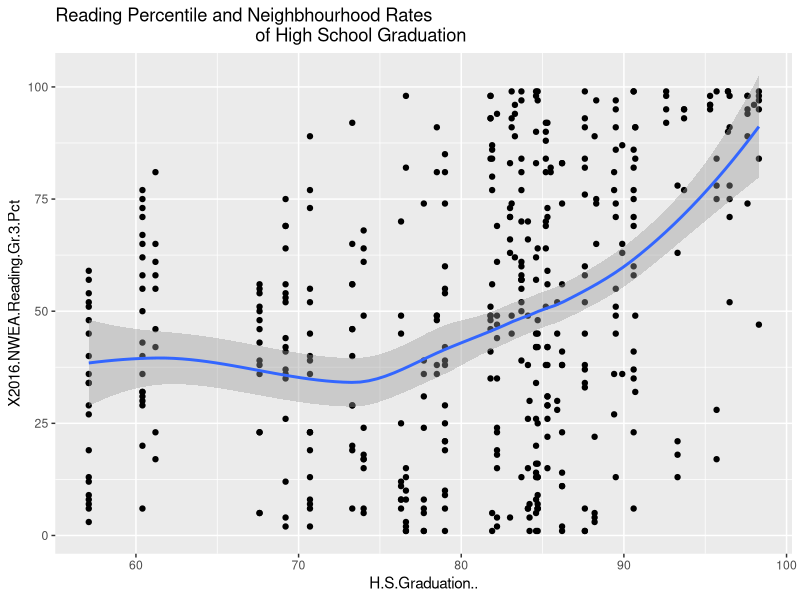
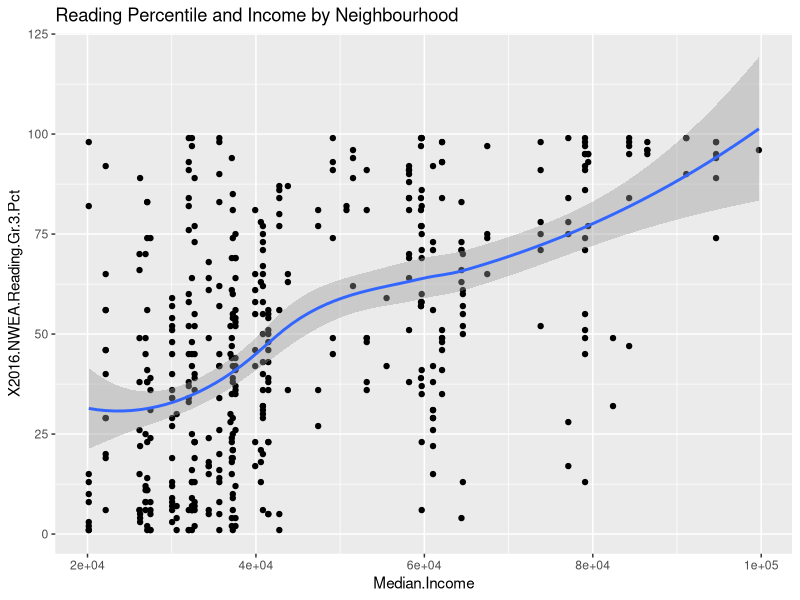
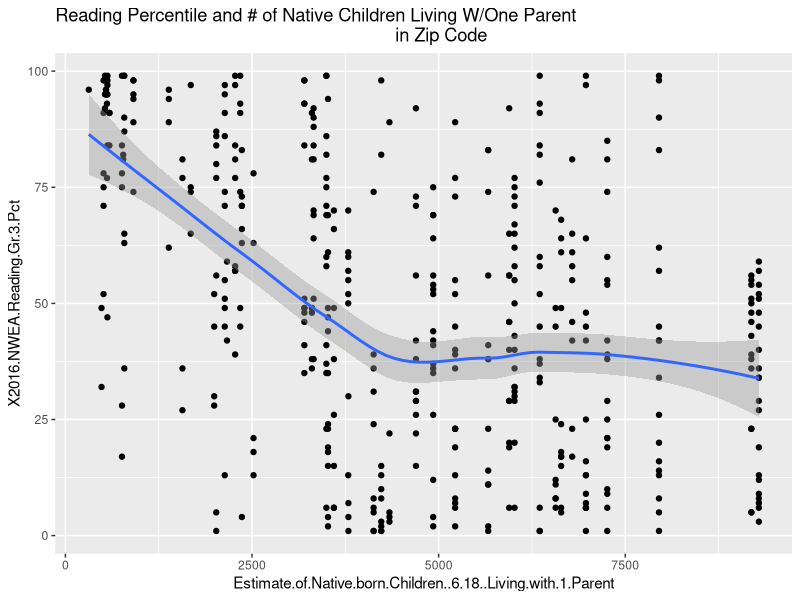
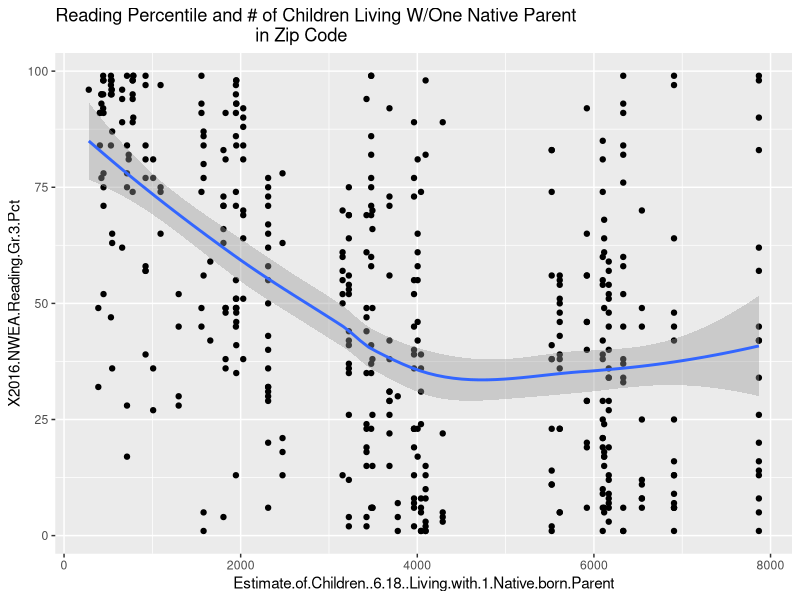
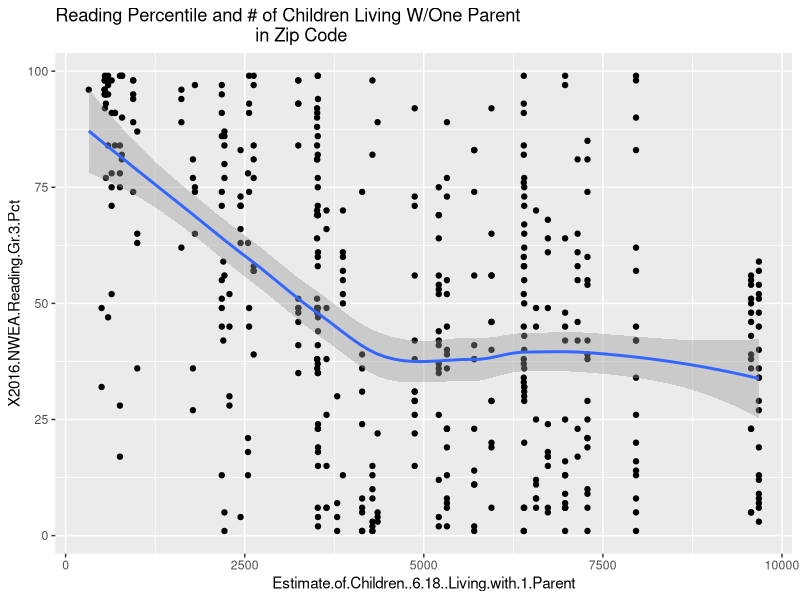
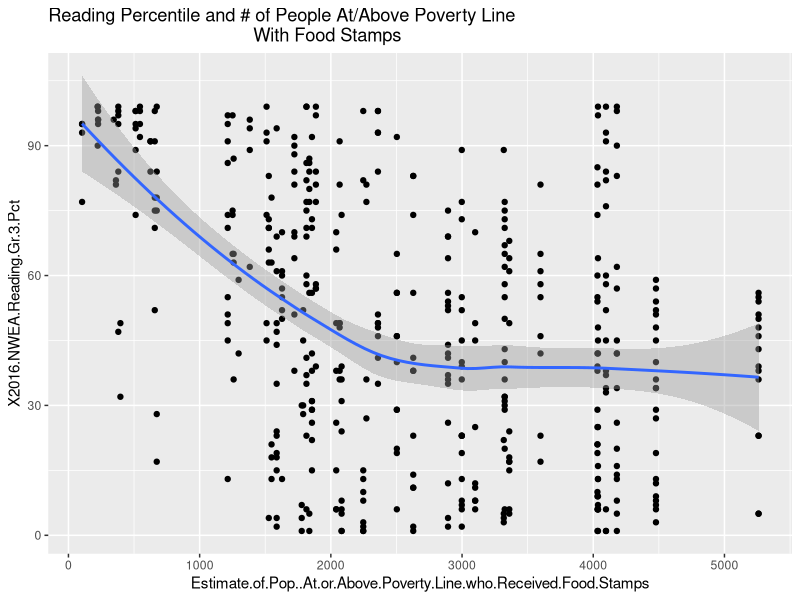
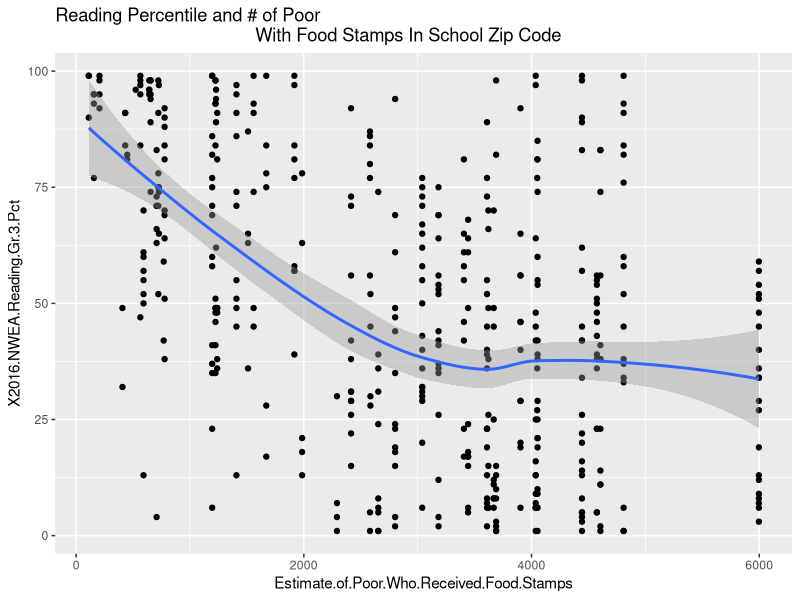
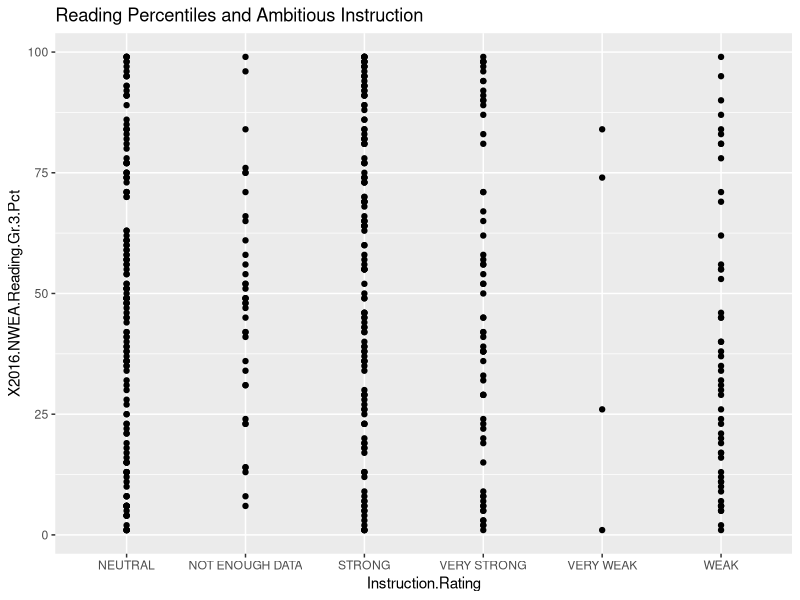

The R source for these figures, in order: (Note: this script raises an error after producing the figures.)
#some EDA on entire data set

#load the data and relevant libraries
schools14_16 <- read.csv("schools14_16.csv", na = c("", "NA"))
library(tidyverse)


#take a look at summary of the dataset to get means of high school graduation/median income/math and reading percentile means
summary(schools14_16)    

################################################################################################
#Plots and Analysis of 2016 Reading Percentiles (drawing on correlations done in data wrangling)

#plotting % of pop graduated from high school and reading percentiles
ggplot(schools14_16, aes(x = H.S.Graduation.., y = X2016.NWEA.Reading.Gr.3.Pct)) + 
  geom_point()+ geom_smooth() + ggtitle("Reading Percentile and Neighbhourhood Rates
                                        of High School Graduation")

#income and grade 3 reading
ggplot(schools14_16, aes(x = Median.Income, y = X2016.NWEA.Reading.Gr.3.Pct)) + 
  geom_point() +geom_smooth() + ggtitle("Reading Percentile and Income by Neighbourhood")

#Native children living with 1 parent and grade 3 reading
ggplot(schools14_16, aes(x = Estimate.of.Native.born.Children..6.18..Living.with.1.Parent,
                         y = X2016.NWEA.Reading.Gr.3.Pct)) + 
                        geom_point()+ geom_smooth() + ggtitle("Reading Percentile and # of Native Children Living W/One Parent 
                                                                    in Zip Code")

#Children living with 1 native parent and grade 3 reading
ggplot(schools14_16, aes(x = Estimate.of.Children..6.18..Living.with.1.Native.born.Parent,
                         y = X2016.NWEA.Reading.Gr.3.Pct)) + 
  geom_point()+ geom_smooth() + ggtitle("Reading Percentile and # of Children Living W/One Native Parent 
                                        in Zip Code")

#Children living with one parent and grade 3 reading
ggplot(schools14_16, aes(x = Estimate.of.Children..6.18..Living.with.1.Parent, 
                         y = X2016.NWEA.Reading.Gr.3.Pct)) + 
  geom_point()+ geom_smooth() + ggtitle("Reading Percentile and # of Children Living W/One Parent 
                                        in Zip Code")

#Those above/at poverty line who received food stamps and grade 3 reading
ggplot(schools14_16, aes(x = Estimate.of.Pop..At.or.Above.Poverty.Line.who.Received.Food.Stamps, 
                         y = X2016.NWEA.Reading.Gr.3.Pct)) + 
  geom_point()+ geom_smooth() + ggtitle("Reading Percentile and # of People At/Above Poverty Line
                                         With Food Stamps")

#poor who received food stamps and grade 3 reading
ggplot(schools14_16, aes(x = Estimate.of.Poor.Who.Received.Food.Stamps, y = X2016.NWEA.Reading.Gr.3.Pct)) + 
  geom_point() +geom_smooth() + ggtitle("Reading Percentile and # of Poor 
                                        With Food Stamps In School Zip Code")



#The 5Essentials and Grade 3 Reading(2016)
#ambitious instruction and grade 3 reading
ggplot(schools14_16, aes(x = Instruction.Rating, y = X2016.NWEA.Reading.Gr.3.Pct))+ geom_point() +
  ggtitle("Reading Percentiles and Ambitious Instruction")

#supportive environment and grade 3 reading
ggplot(schools14_16, aes(x = Environment.Rating, y = X2016.NWEA.Reading.Gr.3.Pct))+ geom_point() + 
  ggtitle("Reading Percentiles and Supportive Environment")

#collaborative teachers and grade 3 reading
ggplot(schools14_16, aes(x = Collaboration.Rating, y = X2016.NWEA.Reading.Gr.3.Pct)) + geom_point() +
  ggtitle("Reading Percentiles and Collaborative Teachers")

#involved families and grade 3 reading
ggplot(schools14_16, aes(x = Family.Rating, y = X2016.NWEA.Reading.Gr.3.Pct))+ geom_point() +
  ggtitle("Reading Percentiles and Involved Families")

#effective leaders and grade 3 reading
ggplot(schools14_16, aes(x = Leadership.Rating, y = X2016.NWEA.Reading.Gr.3.Pct))+ geom_point() + 
  ggtitle("Reading Percentiles and Effective Leaders")

#not a lot can be gleaned from the above graphs; visually weak/very weak Family Rating and
#Ambitious Instruction seem to have some (weak) correlation with ranking within lower reading percentiles



#Comparing percentiles from 2014/2015 for reading
#2014 reading and 2016 grade 3 reading
ggplot(schools14_16, aes(x = X2014.NWEA.Reading.Gr.3.Pct , y = X2016.NWEA.Reading.Gr.3.Pct))+ 
  geom_point() + geom_smooth() + ggtitle("2014 Reading Percentiles and 2016 Reading percentiles")

#2015 reading and 2016 grade 3 reading
ggplot(schools14_16, aes(x = X2015.NWEA.Reading.Gr.3.Pct, y = X2016.NWEA.Reading.Gr.3.Pct))+
  geom_point() + geom_smooth() + ggtitle("2015 Reading Percentile and 2016 Reading Percentiles")

#the above graphs seem to show the strongest correlation - the percentiles achieved in 2014/2015 reading 
#seem to highly correlate with the percentiles achieved in 2016



###############################################################################################
#Plots and Analysis of 2016 Math Percentiles (drawing on correlations done in data wrangling)

#education by area and math
ggplot(schools14_16, aes(x = H.S.Graduation.., y = X2016.NWEA.Math.Gr.3.Pct)) + 
  geom_point() + geom_smooth() + 
  ggtitle("High School Graduation Rates by Neighbourhood and Math Percentiles")

#income and grade 3 math
ggplot(schools14_16, aes(x = Median.Income, y = X2016.NWEA.Math.Gr.3.Pct )) + 
  geom_point() + geom_smooth() + ggtitle("Median Income and Math Percentiles")

#African-American population and grade 3 math
ggplot(schools14_16, aes(x = Black.Pop..Estimate, y = X2016.NWEA.Math.Gr.3.Pct )) + 
  geom_point() + geom_smooth() + ggtitle("African-American Population and Math Percentiles")

#Native children living with 1 parent and grade 3 math
ggplot(schools14_16, aes(x = Estimate.of.Native.born.Children..6.18..Living.with.1.Parent, 
                         y = X2016.NWEA.Math.Gr.3.Pct)) + 
  geom_point()+ geom_smooth() + ggtitle("Math Percentile and # of Native Children Living W/One Parent 
                                        in Zip Code")

#Children living with 1 native parent and grade 3 math
ggplot(schools14_16, aes(x = Estimate.of.Children..6.18..Living.with.1.Native.born.Parent, 
                         y = X2016.NWEA.Math.Gr.3.Pct)) + 
  geom_point()+ geom_smooth() + ggtitle("Math Percentile and # of Children Living W/One Native Parent 
                                        in Zip Code")

#Children living with one parent and grade 3 math
ggplot(schools14_16, aes(x = Estimate.of.Children..6.18..Living.with.1.Parent, 
                         y = X2016.NWEA.Math.Gr.3.Pct)) + 
  geom_point()+ geom_smooth() + ggtitle("Math Percentile and # of Children Living W/One Parent 
                                        in Zip Code")

#poor who received food stamps and grade 3 math
ggplot(schools14_16, aes(x = Estimate.of.Poor.Who.Received.Food.Stamps, y = X2016.NWEA.Math.Gr.3.Pct)) + 
  geom_point() +geom_smooth() + ggtitle("Math Percentile and # of Poor 
                                        With Food Stamps In School Zip Code")



#5Essentials and Grade 3 Math (2016)

#ambitious instruction and third grade math
ggplot(schools14_16, aes(x = Instruction.Rating, y = X2016.NWEA.Math.Gr.3.Pct)) + 
  geom_point() + ggtitle("Math Percentile and Ambitious Instruction")

#supportive environment and third grade math
ggplot(schools14_16, aes(x = Environment.Rating, y = X2016.NWEA.Math.Gr.3.Pct)) + 
  geom_point() +ggtitle("Math Percentile and Supportive Environment")

#involved families and third grade math
ggplot(schools14_16, aes(x = Family.Rating, y = X2016.NWEA.Math.Gr.3.Pct)) + 
  geom_point() + ggtitle("Math Percentile and Involved Families")

#collaborative teachers and third grade math
ggplot(schools14_16, aes(x = Collaboration.Rating, y = X2016.NWEA.Math.Gr.3.Pct)) + 
  geom_point() +ggtitle("Math Percentile and Collaborative Teachers")

#effective leaders and third grade math
ggplot(schools1416, aes(x = Leadership.Rating, y = X2016.NWEA.Math.Gr.3.Pct))+ geom_point() +
  ggtitle("Math Percentile and Effective Leaders")

#as with the 5essential/reading percentile charts, the charts above do not provide much 
#information. The Family Rating once again, seems to have some effect/correlation with the very weak schools' 
#lower percentile rankings



##Comparing percentiles from 2014/2015 for Math
#2014 math and 2016 grade 3 
ggplot(schools14_16, aes(x = X2014.NWEA.Math.Gr.3.Pct, y = X2016.NWEA.Math.Gr.3.Pct))+ 
  geom_point() + geom_smooth() + ggtitle("2014 Math Percentile and 2016 Math Percentile")

#2015 math and 2016 grade math 
ggplot(schools14_16, aes(x = X2015.NWEA.Math.Gr.3.Pct, y = X2016.NWEA.Math.Gr.3.Pct)) + 
  geom_point() + geom_smooth() + ggtitle("2015 Math Percentile and 2016 Math Percentile")

#as with reading, 2014/2015 percentile rankings in math seem to be, of all available variables, the most
#highly correlated with 2016 math percentiles

###################################################################################################
#using the information from the above charts, trying to put more variables 
#together to see possible correlations (using highest correlated variables)

#income, involved families and reading percentiles
ggplot(schools14_16, aes(x = Median.Income, y =  X2016.NWEA.Reading.Gr.3.Pct, col = Family.Rating)) + 
  geom_point() + geom_smooth() + 
  ggtitle("Median Income, Involved Families and Reading Percentiles")

#can see from this graph (above) that very strong/strong family category also contain highest incomes in data

#2014 percentiles, Family Rating and 2016 Reading percentiles
ggplot(schools14_16, aes(x = X2014.NWEA.Reading.Gr.3.Pct, y =  X2016.NWEA.Reading.Gr.3.Pct, col = Family.Rating)) + 
  geom_point() + geom_smooth() + 
  ggtitle("2014 Reading percentiles, Involved Families and 2016 Reading Percentiles")

#the schools with very weak family rating (in graph above) seem to show lack of improvement in percentile from 2014 to
#2016


#income, involved families and math scores
ggplot(schools14_16, aes(x = Median.Income, y = X2016.NWEA.Math.Gr.3.Pct, col = Family.Rating)) + 
  geom_point() + geom_smooth() + ggtitle("Median Income, Involved Families and Math Percentiles")

#as with the reading/income/family graph, this graph seems to show that the strong/very strong
#schools (for Involved Families) include the highest income areas in the data set

#2014 percentiles, Involved Families and 2016 Math Percentiles
ggplot(schools14_16, aes(x = X2014.NWEA.Math.Gr.3.Pct, y = X2016.NWEA.Math.Gr.3.Pct, col = Family.Rating)) + 
  geom_point() + geom_smooth() +
  ggtitle("2014 Math Percentiles, Involved Families and 2016 Math Percentiles")

#unlike with the 2014 reading/2016 reading/family chart, this graph seems to indicate a wider range 
#of percentile outcomes for schools rated very weak


########################################################################################################

#for the schools in the data set, which five essential is most often rated strong or very strong?
#which is least frequently given this ranking?
#create columns that give each categorical variable a binary score (0/1)
schools14_16a <- schools14_16 %>% 
  mutate("environment scores" = case_when(Environment.Rating == "VERY STRONG" ~ 1, 
                                          Environment.Rating == "STRONG" ~ 1, 
                                          Environment.Rating == "NEUTRAL" ~ 0, 
                                          Environment.Rating == "WEAK" ~ 0,
                                          Environment.Rating == "VERY WEAK" ~ 0, 
                                          Environment.Rating == "NOT ENOUGH DATA" ~ 0))

schools14_16a <- schools14_16a %>% 
  mutate("instruction scores" = case_when(Instruction.Rating == "VERY STRONG" ~ 1, 
                                          Instruction.Rating == "STRONG" ~ 1, 
                                          Instruction.Rating == "NEUTRAL" ~ 0, 
                                          Instruction.Rating == "WEAK" ~ 0,
                                          Instruction.Rating == "VERY WEAK" ~ 0, 
                                          Instruction.Rating == "NOT ENOUGH DATA" ~ 0))


schools14_16a <- schools14_16a %>% 
  mutate("collaboration scores" = case_when(Collaboration.Rating == "VERY STRONG" ~ 1, 
                                            Collaboration.Rating == "STRONG" ~ 1, 
                                            Collaboration.Rating == "NEUTRAL" ~ 0, 
                                            Collaboration.Rating == "WEAK" ~ 0,
                                            Collaboration.Rating == "VERY WEAK" ~ 0, 
                                            Collaboration.Rating == "NOT ENOUGH DATA" ~ 0))

schools14_16a <- schools14_16a %>% 
  mutate("family scores" = case_when(Family.Rating == "VERY STRONG" ~ 1, 
                                     Family.Rating == "STRONG" ~ 1, 
                                     Family.Rating == "NEUTRAL" ~ 0, 
                                     Family.Rating == "WEAK" ~ 0,
                                     Family.Rating == "VERY WEAK" ~ 0, 
                                     Family.Rating == "NOT ENOUGH DATA" ~ 0))

schools14_16a <- schools14_16a %>% 
  mutate("leadership scores" = case_when(Leadership.Rating == "VERY STRONG" ~ 1,
                                         Leadership.Rating == "STRONG" ~ 1, 
                                         Leadership.Rating == "NEUTRAL" ~ 0,
                                         Leadership.Rating == "WEAK" ~ 0,
                                         Leadership.Rating == "VERY WEAK" ~ 0, 
                                         Leadership.Rating == "NOT ENOUGH DATA" ~ 0))

#sum up the values in the new columns
colsums14_16a <-  colSums(schools14_16a[,46:50])

#turn the column sums into a table
colsums14_16atable <- as.table(colsums14_16a)

#turn into a dataframe
colsums14_16adf <-  as.data.frame(colsums14_16atable)

#fixing column names
colnames(colsums14_16adf)[colnames(colsums14_16adf)=="Var1"] <- "5 Essentials"
colnames(colsums14_16adf)[colnames(colsums14_16adf)=="Freq"] <- "Frequency"

#plot five essentials strength frequency
ggplot(colsums14_16adf, aes(x = `5 Essentials`, y = Frequency)) + 
  geom_point(size = 2, color ="firebrick") +
  ggtitle("Frequency of a 5 Essential Rated Strong or Very Strong")

##can see from the graph above that the # of times a 5 essential is rated strong/very strong
#in the data is:
#Instruction Scores: 203
#Family Scores: 184
#Environment Scores: 162
#Collaboration Scores: 157
#Leadership Scores: 146

#for the schools in the data set, which five essential is most often rated weak or very weak?
#which is least frequently given these rankings?
#create columns that give each categorical variable a binary score (0/1)
schools14_16b <- schools14_16 %>% 
  mutate("environment scores" = case_when(Environment.Rating == "VERY STRONG" ~ 0, 
                                          Environment.Rating == "STRONG" ~ 0, 
                                          Environment.Rating == "NEUTRAL" ~ 0,
                                          Environment.Rating == "WEAK" ~ 1,
                                          Environment.Rating == "VERY WEAK" ~ 1, 
                                          Environment.Rating == "NOT ENOUGH DATA" ~ 0))

schools14_16b <- schools14_16b %>% 
  mutate("instruction scores" = case_when(Instruction.Rating == "VERY STRONG" ~ 0, 
                                          Instruction.Rating == "STRONG" ~ 0, 
                                          Instruction.Rating == "NEUTRAL" ~ 0, 
                                          Instruction.Rating == "WEAK" ~ 1,
                                          Instruction.Rating == "VERY WEAK" ~ 1, 
                                          Instruction.Rating == "NOT ENOUGH DATA" ~ 0))


schools14_16b <- schools14_16b %>% 
  mutate("collaboration scores" = case_when(Collaboration.Rating == "VERY STRONG" ~ 0, 
                                            Collaboration.Rating == "STRONG" ~ 0, 
                                            Collaboration.Rating == "NEUTRAL" ~ 0, 
                                            Collaboration.Rating == "WEAK" ~ 1,
                                            Collaboration.Rating == "VERY WEAK" ~ 1, 
                                            Collaboration.Rating == "NOT ENOUGH DATA" ~ 0))

schools14_16b <- schools14_16b %>% 
  mutate("family scores" = case_when(Family.Rating == "VERY STRONG" ~ 0, 
                                     Family.Rating == "STRONG" ~ 0, 
                                     Family.Rating == "NEUTRAL" ~ 0, 
                                     Family.Rating == "WEAK" ~ 1,
                                     Family.Rating == "VERY WEAK" ~ 1, 
                                     Family.Rating == "NOT ENOUGH DATA" ~ 0))

schools14_16b <- schools14_16b %>% 
  mutate("leadership scores" = case_when(Leadership.Rating == "VERY STRONG" ~ 0, 
                                         Leadership.Rating == "STRONG" ~ 0, 
                                         Leadership.Rating == "NEUTRAL" ~ 0, 
                                         Leadership.Rating == "WEAK" ~ 1,
                                         Leadership.Rating == "VERY WEAK" ~ 1, 
                                         Leadership.Rating == "NOT ENOUGH DATA" ~ 0))

#sum up the values in the new columns
colsums14_16b <-  colSums(schools14_16b[,46:50])

#turn the column sums into a table
colsums14_16btable <- as.table(colsums14_16b)

#turn into a dataframe
colsums14_16bdf <-  as.data.frame(colsums14_16btable)

#fixing column names
colnames(colsums14_16bdf)[colnames(colsums14_16bdf)=="Var1"] <- "5 Essentials"
colnames(colsums14_16bdf)[colnames(colsums14_16bdf)=="Freq"] <- "Frequency"

#plot five essentials strength frequency
ggplot(colsums14_16bdf, aes(x = `5 Essentials`, y = Frequency)) + 
  geom_point(size = 2, color ="black") +
  ggtitle("Frequency of a 5 Essential Rated Very Weak or Weak")

#How frequently is a 5 essential rated weak/very weak in the data set?
#Collaborative Rating: 139
#Leadership Rating: 131
#Family Rating: 104
#Environment Rating: 69
#Instruction Rating: 58
